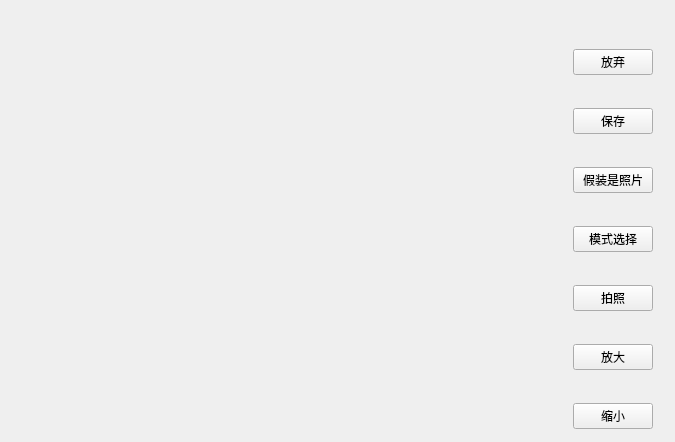
<?xml version="1.0" encoding="UTF-8"?>
<ui version="4.0">
 <class>Opencam</class>
 <widget class="QWidget" name="Opencam">
  <property name="geometry">
   <rect>
    <x>0</x>
    <y>0</y>
    <width>675</width>
    <height>442</height>
   </rect>
  </property>
  <property name="windowTitle">
   <string>opencam</string>
  </property>
  <widget class="QWidget" name="widget_2" native="true">
   <property name="geometry">
    <rect>
     <x>11</x>
     <y>11</y>
     <width>30</width>
     <height>39</height>
    </rect>
   </property>
   <widget class="QLabel" name="label">
    <property name="geometry">
     <rect>
      <x>11</x>
      <y>11</y>
      <width>16</width>
      <height>17</height>
     </rect>
    </property>
    <property name="text">
     <string/>
    </property>
   </widget>
  </widget>
  <widget class="QWidget" name="widget_1" native="true">
   <property name="geometry">
    <rect>
     <x>3</x>
     <y>11</y>
     <width>661</width>
     <height>461</height>
    </rect>
   </property>
   <layout class="QHBoxLayout" name="horizontalLayout" stretch="1,0">
    <item>
     <spacer name="horizontalSpacer">
      <property name="orientation">
       <enum>Qt::Horizontal</enum>
      </property>
      <property name="sizeType">
       <enum>QSizePolicy::Expanding</enum>
      </property>
      <property name="sizeHint" stdset="0">
       <size>
        <width>40</width>
        <height>20</height>
       </size>
      </property>
     </spacer>
    </item>
    <item>
     <layout class="QVBoxLayout" name="verticalLayout">
      <item>
       <widget class="QPushButton" name="cancelsave">
        <property name="text">
         <string>放弃</string>
        </property>
       </widget>
      </item>
      <item>
       <widget class="QPushButton" name="save">
        <property name="text">
         <string>保存</string>
        </property>
       </widget>
      </item>
      <item>
       <widget class="QPushButton" name="showpic">
        <property name="text">
         <string>假装是照片</string>
        </property>
       </widget>
      </item>
      <item>
       <widget class="QPushButton" name="settings">
        <property name="text">
         <string>模式选择</string>
        </property>
       </widget>
      </item>
      <item>
       <widget class="QPushButton" name="takepic">
        <property name="text">
         <string>拍照</string>
        </property>
       </widget>
      </item>
      <item>
       <widget class="QPushButton" name="zoomin">
        <property name="text">
         <string>放大</string>
        </property>
       </widget>
      </item>
      <item>
       <widget class="QPushButton" name="zoomout">
        <property name="text">
         <string>缩小</string>
        </property>
       </widget>
      </item>
     </layout>
    </item>
   </layout>
   <zorder>horizontalSpacer</zorder>
  </widget>
 </widget>
 <layoutdefault spacing="6" margin="11"/>
 <resources/>
 <connections/>
</ui>
